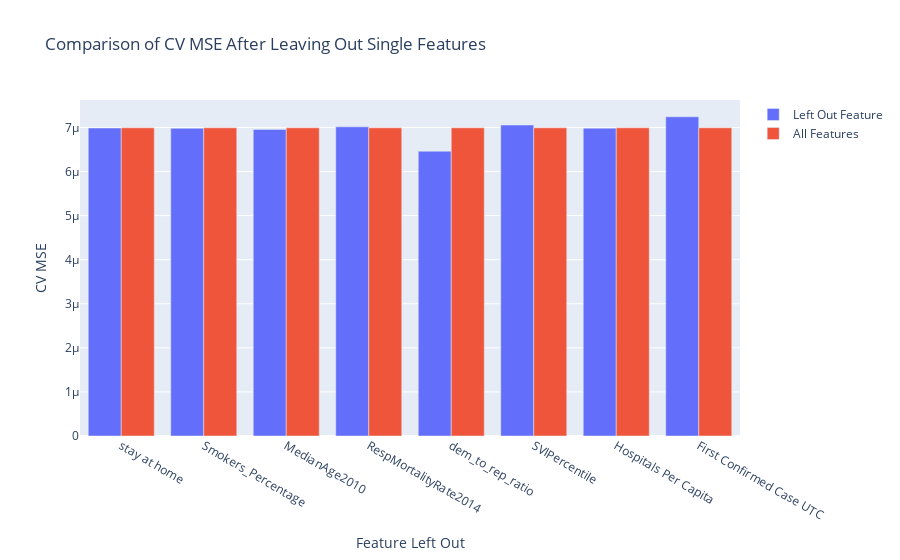

The cell this chart's notebook holds for it:
### Code cell
#losses is a dictionary where keys = features of the model, value = mean squared error of the model
all_loss = {}
for feature in usable_features:
    all_loss[feature] = combo_0_loss_cv
    
fig = compareModels(losses_cv, "Left Out Feature", all_loss, "All Features")
fig.update_layout(
    title="Comparison of CV MSE After Leaving Out Single Features",
    xaxis_title="Feature Left Out",
    yaxis_title="CV MSE")
fig.show()

### Figure 1 — Plotly figure (JSON) as saved in the notebook; plotly's stock layout.template omitted (floating-point values rounded to 4 significant figures)
{"data": [{"name": "Left Out Feature", "type": "bar", "x": ["stay at home", "Smokers_Percentage", "MedianAge2010", "RespMortalityRate2014", "dem_to_rep_ratio", "SVIPercentile", "Hospitals Per Capita", "First Confirmed Case UTC"], "y": [6.987e-06, 6.982e-06, 6.955e-06, 7.014e-06, 6.462e-06, 7.055e-06, 6.984e-06, 7.242e-06]}, {"name": "All Features", "type": "bar", "x": ["stay at home", "Smokers_Percentage", "MedianAge2010", "RespMortalityRate2014", "dem_to_rep_ratio", "SVIPercentile", "Hospitals Per Capita", "First Confirmed Case UTC"], "y": [6.992e-06, 6.992e-06, 6.992e-06, 6.992e-06, 6.992e-06, 6.992e-06, 6.992e-06, 6.992e-06]}], "layout": {"title": {"text": "Comparison of CV MSE After Leaving Out Single Features"}, "xaxis": {"title": {"text": "Feature Left Out"}}, "yaxis": {"title": {"text": "CV MSE"}}}}
